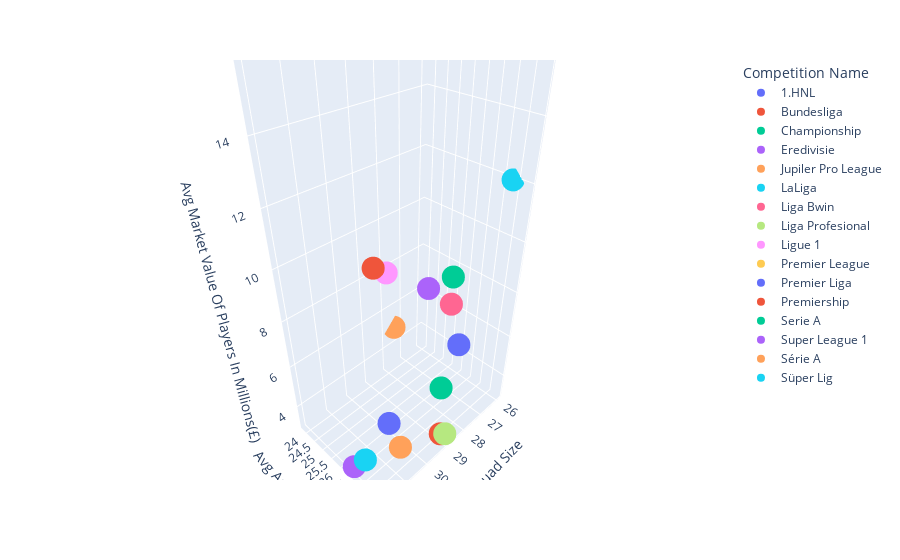

The cell this chart's notebook holds for it:
### Markdown cell above
Average Age Of Players vs Squad Size vs Average Market value Of Players

### Code cell
fig = px.scatter_3d(df2, x='Avg Squad Size', y='Avg Age Of Players', z='Avg Market Value Of Players In Millions(£)', color='Competition Name')
fig.show()

### Figure 1 — Plotly figure (JSON) as saved in the notebook; plotly's stock layout.template omitted (floating-point values rounded to 4 significant figures)
{"data": [{"hovertemplate": "Competition Name=1.HNL<br>Avg Squad Size=%{x}<br>Avg Age Of Players=%{y}<br>Avg Market Value Of Players In Millions(£)=%{z}<extra></extra>", "legendgroup": "1.HNL", "marker": {"color": "#636efa", "symbol": "circle"}, "mode": "markers", "name": "1.HNL", "scene": "scene", "showlegend": true, "type": "scatter3d", "x": [30], "y": [26.1], "z": [3.29]}, {"hovertemplate": "Competition Name=Bundesliga<br>Avg Squad Size=%{x}<br>Avg Age Of Players=%{y}<br>Avg Market Value Of Players In Millions(£)=%{z}<extra></extra>", "legendgroup": "Bundesliga", "marker": {"color": "#EF553B", "symbol": "circle"}, "mode": "markers", "name": "Bundesliga", "scene": "scene", "showlegend": true, "type": "scatter3d", "x": [29.54], "y": [25.05], "z": [9.434]}, {"hovertemplate": "Competition Name=Championship<br>Avg Squad Size=%{x}<br>Avg Age Of Players=%{y}<br>Avg Market Value Of Players In Millions(£)=%{z}<extra></extra>", "legendgroup": "Championship", "marker": {"color": "#00cc96", "symbol": "circle"}, "mode": "markers", "name": "Championship", "scene": "scene", "showlegend": true, "type": "scatter3d", "x": [28], "y": [26.8], "z": [4.147]}, {"hovertemplate": "Competition Name=Eredivisie<br>Avg Squad Size=%{x}<br>Avg Age Of Players=%{y}<br>Avg Market Value Of Players In Millions(£)=%{z}<extra></extra>", "legendgroup": "Eredivisie", "marker": {"color": "#ab63fa", "symbol": "circle"}, "mode": "markers", "name": "Eredivisie", "scene": "scene", "showlegend": true, "type": "scatter3d", "x": [26.67], "y": [24.83], "z": [6.973]}, {"hovertemplate": "Competition Name=Jupiler Pro League<br>Avg Squad Size=%{x}<br>Avg Age Of Players=%{y}<br>Avg Market Value Of Players In Millions(£)=%{z}<extra></extra>", "legendgroup": "Jupiler Pro League", "marker": {"color": "#FFA15A", "symbol": "circle"}, "mode": "markers", "name": "Jupiler Pro League", "scene": "scene", "showlegend": true, "type": "scatter3d", "x": [27.5], "y": [23.8], "z": [4.915]}, {"hovertemplate": "Competition Name=LaLiga<br>Avg Squad Size=%{x}<br>Avg Age Of Players=%{y}<br>Avg Market Value Of Players In Millions(£)=%{z}<extra></extra>", "legendgroup": "LaLiga", "marker": {"color": "#19d3f3", "symbol": "circle"}, "mode": "markers", "name": "LaLiga", "scene": "scene", "showlegend": true, "type": "scatter3d", "x": [25.92], "y": [27.37], "z": [11.99]}, {"hovertemplate": "Competition Name=Liga Bwin<br>Avg Squad Size=%{x}<br>Avg Age Of Players=%{y}<br>Avg Market Value Of Players In Millions(£)=%{z}<extra></extra>", "legendgroup": "Liga Bwin", "marker": {"color": "#FF6692", "symbol": "circle"}, "mode": "markers", "name": "Liga Bwin", "scene": "scene", "showlegend": true, "type": "scatter3d", "x": [27], "y": [26.23], "z": [7.21]}, {"hovertemplate": "Competition Name=Liga Profesional<br>Avg Squad Size=%{x}<br>Avg Age Of Players=%{y}<br>Avg Market Value Of Players In Millions(£)=%{z}<extra></extra>", "legendgroup": "Liga Profesional", "marker": {"color": "#B6E880", "symbol": "circle"}, "mode": "markers", "name": "Liga Profesional", "scene": "scene", "showlegend": true, "type": "scatter3d", "x": [29], "y": [27.9], "z": [3.45]}, {"hovertemplate": "Competition Name=Ligue 1<br>Avg Squad Size=%{x}<br>Avg Age Of Players=%{y}<br>Avg Market Value Of Players In Millions(£)=%{z}<extra></extra>", "legendgroup": "Ligue 1", "marker": {"color": "#FF97FF", "symbol": "circle"}, "mode": "markers", "name": "Ligue 1", "scene": "scene", "showlegend": true, "type": "scatter3d", "x": [28.8], "y": [24.84], "z": [8.771]}, {"hovertemplate": "Competition Name=Premier League<br>Avg Squad Size=%{x}<br>Avg Age Of Players=%{y}<br>Avg Market Value Of Players In Millions(£)=%{z}<extra></extra>", "legendgroup": "Premier League", "marker": {"color": "#FECB52", "symbol": "circle"}, "mode": "markers", "name": "Premier League", "scene": "scene", "showlegend": true, "type": "scatter3d", "x": [26.1], "y": [26.86], "z": [15.73]}, {"hovertemplate": "Competition Name=Premier Liga<br>Avg Squad Size=%{x}<br>Avg Age Of Players=%{y}<br>Avg Market Value Of Players In Millions(£)=%{z}<extra></extra>", "legendgroup": "Premier Liga", "marker": {"color": "#636efa", "symbol": "circle"}, "mode": "markers", "name": "Premier Liga", "scene": "scene", "showlegend": true, "type": "scatter3d", "x": [26.33], "y": [26.2], "z": [4.795]}, {"hovertemplate": "Competition Name=Premiership<br>Avg Squad Size=%{x}<br>Avg Age Of Players=%{y}<br>Avg Market Value Of Players In Millions(£)=%{z}<extra></extra>", "legendgroup": "Premiership", "marker": {"color": "#EF553B", "symbol": "circle"}, "mode": "markers", "name": "Premiership", "scene": "scene", "showlegend": true, "type": "scatter3d", "x": [29], "y": [27.7], "z": [3.26]}, {"hovertemplate": "Competition Name=Serie A<br>Avg Squad Size=%{x}<br>Avg Age Of Players=%{y}<br>Avg Market Value Of Players In Millions(£)=%{z}<extra></extra>", "legendgroup": "Serie A", "marker": {"color": "#00cc96", "symbol": "circle"}, "mode": "markers", "name": "Serie A", "scene": "scene", "showlegend": true, "type": "scatter3d", "x": [28.19], "y": [27.16], "z": [9.484]}, {"hovertemplate": "Competition Name=Super League 1<br>Avg Squad Size=%{x}<br>Avg Age Of Players=%{y}<br>Avg Market Value Of Players In Millions(£)=%{z}<extra></extra>", "legendgroup": "Super League 1", "marker": {"color": "#ab63fa", "symbol": "circle"}, "mode": "markers", "name": "Super League 1", "scene": "scene", "showlegend": true, "type": "scatter3d", "x": [32], "y": [26.5], "z": [3.2]}, {"hovertemplate": "Competition Name=Série A<br>Avg Squad Size=%{x}<br>Avg Age Of Players=%{y}<br>Avg Market Value Of Players In Millions(£)=%{z}<extra></extra>", "legendgroup": "Série A", "marker": {"color": "#FFA15A", "symbol": "circle"}, "mode": "markers", "name": "Série A", "scene": "scene", "showlegend": true, "type": "scatter3d", "x": [30.67], "y": [27.37], "z": [3.8]}, {"hovertemplate": "Competition Name=Süper Lig<br>Avg Squad Size=%{x}<br>Avg Age Of Players=%{y}<br>Avg Market Value Of Players In Millions(£)=%{z}<extra></extra>", "legendgroup": "Süper Lig", "marker": {"color": "#19d3f3", "symbol": "circle"}, "mode": "markers", "name": "Süper Lig", "scene": "scene", "showlegend": true, "type": "scatter3d", "x": [31.67], "y": [26.7], "z": [3.437]}], "layout": {"legend": {"title": {"text": "Competition Name"}, "tracegroupgap": 0}, "margin": {"t": 60}, "scene": {"domain": {"x": [0, 1], "y": [0, 1]}, "xaxis": {"title": {"text": "Avg Squad Size"}}, "yaxis": {"title": {"text": "Avg Age Of Players"}}, "zaxis": {"title": {"text": "Avg Market Value Of Players In Millions(£)"}}}}}
